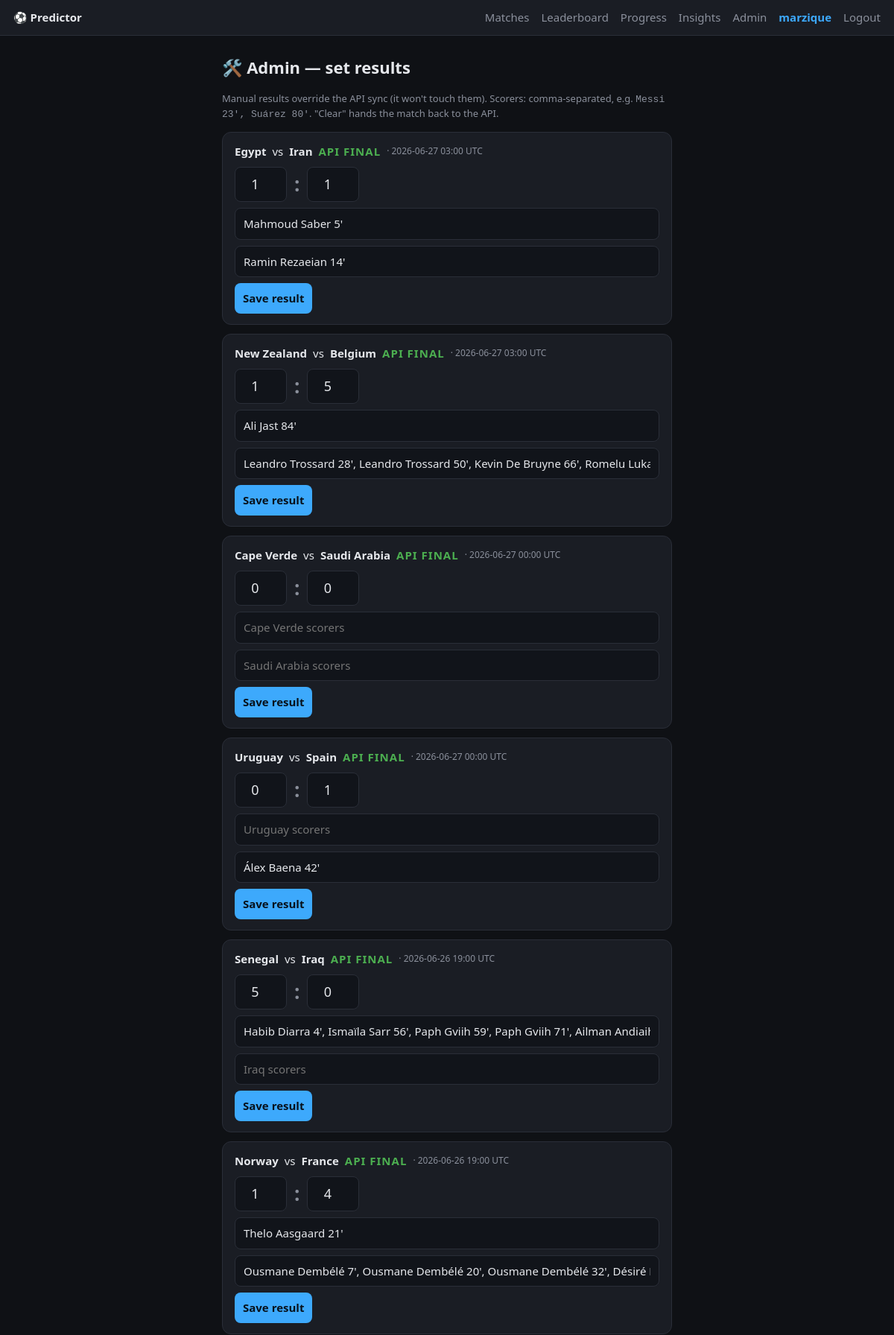
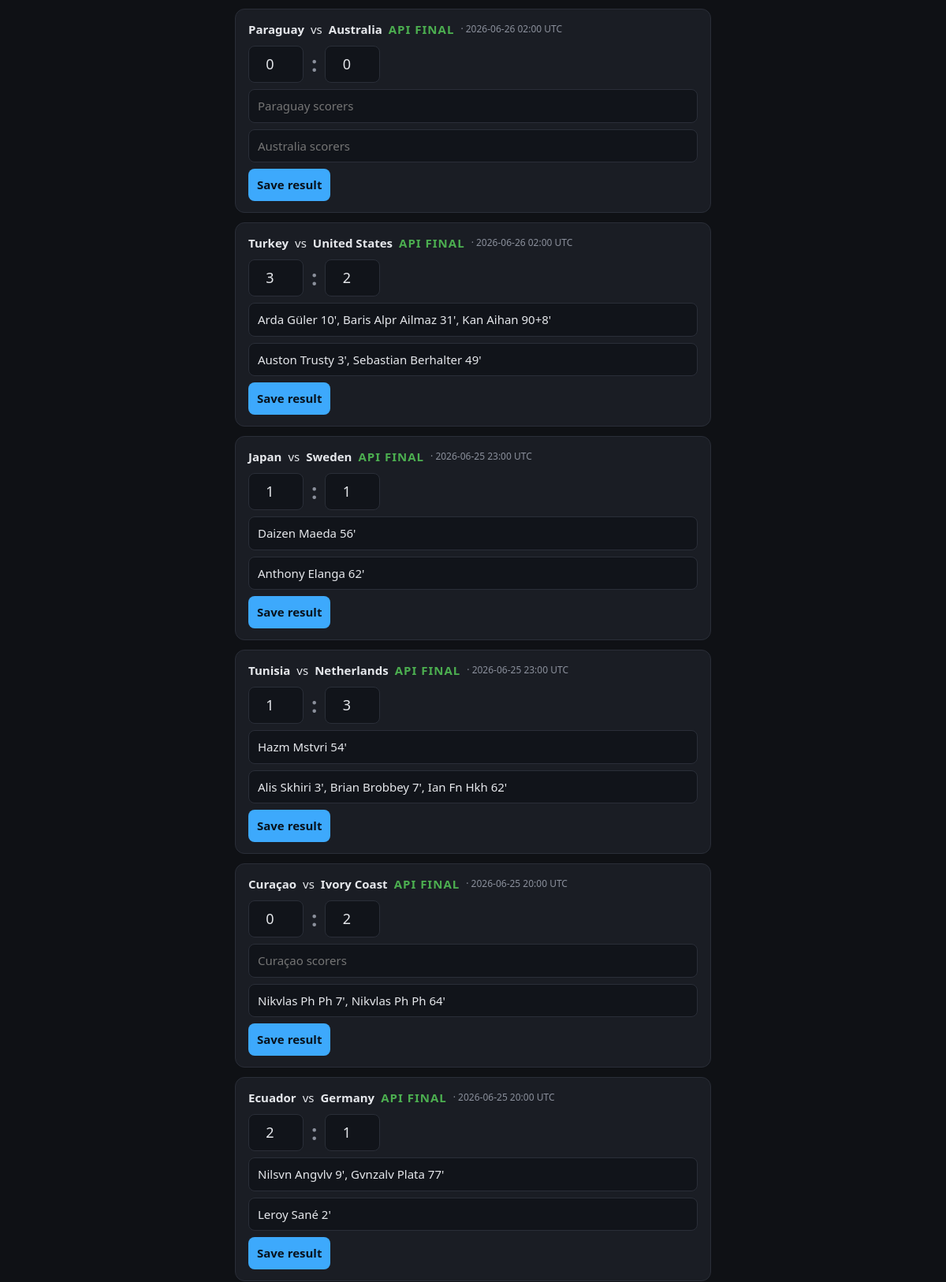
The page /admin (signed in, upper part) on the database its author committed (2 pictures, top to bottom).
### tables this page shows
CREATE TABLE users (
    id            INTEGER PRIMARY KEY AUTOINCREMENT,
    username      TEXT UNIQUE NOT NULL,
    password_hash TEXT NOT NULL,
    created_at    TEXT NOT NULL
);

CREATE TABLE matches (
    id         TEXT PRIMARY KEY,          -- _id from API
    home       TEXT NOT NULL,
    away       TEXT NOT NULL,
    home_id    TEXT,                      -- team id -> teams.id (for flag)
    away_id    TEXT,
    kickoff    TEXT NOT NULL,             -- ISO 8601
    home_score INTEGER,
    away_score INTEGER,
    finished   INTEGER NOT NULL DEFAULT 0,
    grp        TEXT,
    matchday   TEXT
, home_scorers TEXT, away_scorers TEXT, manual INTEGER NOT NULL DEFAULT 0);

### app.py (the view)
@app.get("/admin", response_class=HTMLResponse)
async def admin_page(request: Request):
    user = current_user(request)
    if not user:
        return RedirectResponse("/login", status_code=302)
    if user["username"] not in ADMINS:
        return HTMLResponse("Forbidden", status_code=403)
    now = datetime.now(timezone.utc).isoformat()
    with connect() as conn:
        rows = conn.execute(
            "SELECT * FROM matches WHERE kickoff <= ? OR finished = 1 ORDER BY kickoff DESC",
            (now,)).fetchall()
    items = [{"m": m,
              "home_scorers": _scorers_text(m["home_scorers"]),
              "away_scorers": _scorers_text(m["away_scorers"])} for m in rows]
    return render(request, "admin.html", {"user": user, "items": items})

### templates/admin.html (shortened to what this page needs)
{% extends "base.html" %}
{% block content %}
<h1>🛠️ Admin — set results</h1>
<p class="hint" style="text-align:left;">
  Manual results override the API sync (it won't touch them). Scorers: comma-separated,
  e.g. <code>Messi 23', Suárez 80'</code>. "Clear" hands the match back to the API.
</p>
{% for it in items %}
{% set m = it.m %}
<div class="card admin-row">
  <div class="admin-teams">
    <b>{{ m["home"] }}</b> vs <b>{{ m["away"] }}</b>
    {% if m["manual"] %}<span class="tag-manual">MANUAL</span>
    {% elif m["finished"] %}<span class="final">API FINAL</span>{% endif %}
    <span class="muted" style="font-size:12px;"> · {{ m["kickoff"][:16].replace("T"," ") }} UTC</span>
  </div>
  <form method="post" action="/admin/result/{{ m['id'] }}" class="admin-form">
    <div class="admin-line">
      <input type="number" name="home_score" min="0" placeholder="–"
             value="{{ m['home_score'] if m['home_score'] is not none else '' }}">
      <span class="colon">:</span>
      <input type="number" name="away_score" min="0" placeholder="–"
             value="{{ m['away_score'] if m['away_score'] is not none else '' }}">
    </div>
    <input type="text" name="home_scorers" placeholder="{{ m['home'] }} scorers" value="{{ it.home_scorers }}">
    <input type="text" name="away_scorers" placeholder="{{ m['away'] }} scorers" value="{{ it.away_scorers }}">
    <div class="admin-btns">
      <button type="submit" name="action" value="save">Save result</button>
    </div>
  </form>
</div>
{% endfor %}
{% endblock %}

### templates/base.html (shortened to what this page needs)
<!doctype html>
<html lang="en">
<head>
  <link rel="stylesheet" href="/static/style.css">
</head>
<body>
  <header>
    <a href="/" class="brand">⚽ Predictor</a>
    {% if user %}
    <nav>
      <a href="/">Matches</a>
      <a href="/leaderboard">Leaderboard</a>
      <a href="/progress">Progress</a>
      <a href="/insights">Insights</a>
      {% if is_admin %}<a href="/admin">Admin</a>{% endif %}
      <span class="me">{{ user["username"] }}</span>
      <a href="/logout">Logout</a>
    </nav>
    {% endif %}
  </header>
  <main class="{% block main_class %}{% endblock %}">
    {% block content %}{% endblock %}
  </main>
</body>
</html>

### static/style.css (style rules this page uses)
:root { --bg: #0f1115; --card: #1a1d24; --line: #2a2e38; --fg: #e6e8ec; --muted: #8b909c; --accent: #3da9fc; --good: #4caf50; }
* { box-sizing: border-box; }
body { margin: 0; background: var(--bg); color: var(--fg); font: 15px/1.5 system-ui, -apple-system, Segoe UI, Roboto, sans-serif; }
header { display: flex; align-items: center; gap: 16px; padding: 12px 18px; border-bottom: 1px solid var(--line); background: var(--card); position: sticky; top: 0; z-index: 10; }
.brand { font-weight: 700; color: var(--fg); text-decoration: none; }
nav { margin-left: auto; display: flex; align-items: center; gap: 16px; }
nav a { color: var(--muted); text-decoration: none; }
nav .me { color: var(--accent); font-weight: 600; }
main { max-width: 640px; margin: 0 auto; padding: 18px; }
h1 { font-size: 22px; margin: 8px 0 16px; }
.card { background: var(--card); border: 1px solid var(--line); border-radius: 12px; padding: 14px 16px; margin-bottom: 12px; }
.final { color: var(--good); font-weight: 700; letter-spacing: 1px; }
.colon { font-size: 26px; font-weight: 700; color: var(--muted); }
.admin-row { display: flex; flex-direction: column; gap: 10px; }
.admin-teams { display: flex; align-items: center; gap: 8px; flex-wrap: wrap; }
.admin-form { display: flex; flex-direction: column; gap: 8px; }
.admin-line { display: flex; align-items: center; gap: 10px; }
.admin-line input { width: 70px; text-align: center; font-size: 18px; }
.admin-btns { display: flex; gap: 10px; }
.muted { color: var(--muted); }
input, button { font: inherit; border-radius: 8px; border: 1px solid var(--line); background: #11141a; color: var(--fg); padding: 9px 11px; }
button { background: var(--accent); color: #08121c; border: none; font-weight: 600; cursor: pointer; }
.hint { color: var(--muted); font-size: 13px; text-align: center; }

### rows shown on the page
users: username "marzique"
matches: home "Egypt", away "Iran", kickoff "2026-06-27 03:00", home_score "1", away_score "1"
matches: home "New Zealand", away "Belgium", kickoff "2026-06-27 03:00", home_score "1", away_score "5"
matches: home "Cape Verde", away "Saudi Arabia", kickoff "2026-06-27 00:00", home_score "0", away_score "0", home_scorers "Cape Verde scorers", away_scorers "Saudi Arabia scorers"
matches: home "Uruguay", away "Spain", kickoff "2026-06-27 00:00", home_score "0", away_score "1", home_scorers "Uruguay scorers"
matches: home "Senegal", away "Iraq", kickoff "2026-06-26 19:00", home_score "5", away_score "0", away_scorers "Iraq scorers"
matches: home "Norway", away "France", kickoff "2026-06-26 19:00", home_score "1", away_score "4"
matches: home "Paraguay", away "Australia", kickoff "2026-06-26 02:00", home_score "0", away_score "0", home_scorers "Paraguay scorers", away_scorers "Australia scorers"
matches: home "Turkey", away "United States", kickoff "2026-06-26 02:00", home_score "3", away_score "2"
matches: home "Japan", away "Sweden", kickoff "2026-06-25 23:00", home_score "1", away_score "1"
matches: home "Tunisia", away "Netherlands", kickoff "2026-06-25 23:00", home_score "1", away_score "3"
matches: home "Curaçao", away "Ivory Coast", kickoff "2026-06-25 20:00", home_score "0", away_score "2", home_scorers "Curaçao scorers"
matches: home "Ecuador", away "Germany", kickoff "2026-06-25 20:00", home_score "2", away_score "1"
